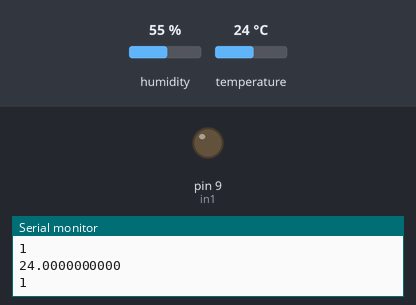
A sketch run on a simulated Arduino Uno, built with avr-gcc and run on an emulated ATmega328P. On the bench: output pins drawn as LEDs (lit = HIGH), the last lines printed to the serial monitor. The test bench sets the inputs (shaded band); at power-on: temperature 24 °C, humidity 55 %.

Above: at 10.8 s.
10.9 s: temperature set to 37 °C
21.2 s: temperature set to 40 °C
At 31.1 s:
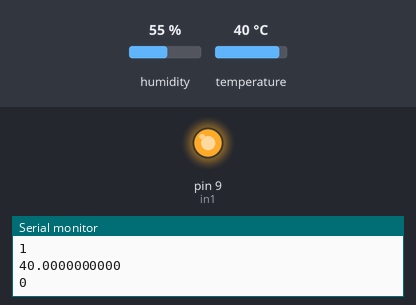
31.6 s: temperature set to 12 °C
At 40.5 s:
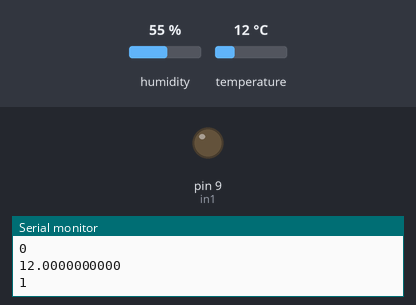
41.6 s: temperature set to 41 °C
At 51.1 s:
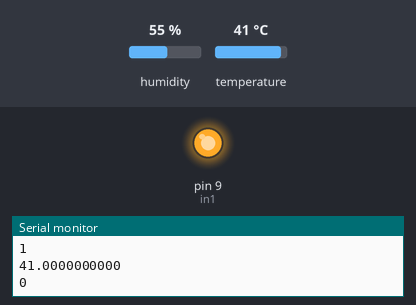
Timing chart, 0 to 52.6 s (numbered marks = the images above; inputs shaded):
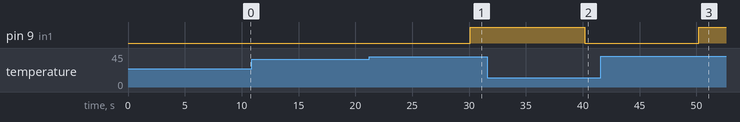

Measured:
- the behaviour switches between 38 and 39 °C on temperature (found by bisection; images 0 and 1)
- after the input at 21.2 s, pin 9 (in1): LOW → HIGH after 8.9 s
- after the input at 31.6 s, pin 9 (in1): HIGH → LOW after 8.6 s
- after the input at 41.6 s, pin 9 (in1): LOW → HIGH after 8.6 s

The sketch:

incubator.ino
```cpp
#include <dht.h>

dht DHT;
int in1 = 9;


#define DHT11_PIN 7
#define PrimeTarget 37.5

double tempUpperBound  = (PrimeTarget + 1.5);
double tempLowerBound  = (PrimeTarget - 1.5);

unsigned long seconds = 1000L; // !!! SEE THE CAPITAL "L" USED!!!
unsigned long minutes = seconds * 60;
unsigned long hours = minutes * 60;

bool switchOn = false;


void SetTemperatureBond() {
  tempUpperBound = PrimeTarget + 1.5;
  tempLowerBound = PrimeTarget - 1.5;
}

void setup() {

  //set temperatre bounds

  SetTemperatureBond();

  pinMode(in1, OUTPUT);
  digitalWrite(in1, LOW);

  Serial.begin(9600);
  //Serial.flush();

}

void LcdNotification()
{
  Serial.println(DHT.temperature, DEC);
  Serial.println(switchOn);
  Serial.println();
  delay(5 * seconds);
}

void temperatureCheck()
{
  double temp = DHT.temperature;

  if (temp <= tempLowerBound) {
    switchOn = true;
  }
  else if (temp >= tempUpperBound) {
    switchOn = false;
  }
}

void WarmingLoop()
{
  while (switchOn) {
    digitalWrite(in1, HIGH);
    temperatureCheck();
  }
}

void loop() {

  LcdNotification();
  temperatureCheck();

  if (switchOn == true)
  {
    digitalWrite(in1, LOW);
  }
  else if (switchOn == false) // if temp is greater than or equal to the upper bound, switch off
  {
    digitalWrite(in1, HIGH);
  }


  //check the temperature
  int chk = DHT.read11(DHT11_PIN);
  double temp = DHT.temperature;


/*
  digitalWrite(in1, LOW);
  int chk = DHT.read11(DHT11_PIN);
  Serial.print("Temperature = ");
  Serial.print(DHT.temperature);


  Serial.print("Humidity = ");
  Serial.print(DHT.humidity);

  delay(2500);

  digitalWrite(in1, HIGH);
  delay(1000);
  digitalWrite(in1, LOW   );
  */
  //check if temperature is in between the bounds

 /*
  //if the temperture is less than the lower bound, turn on the lamp
  if (temp <= tempLowerBound)
  {
    digitalWrite(in1, HIGH);
  }
  else if (temp >= tempUpperBound) // if temp is greater than or equal to the upper bound, switch off
  {
    digitalWrite(in1, LOW);
  }

  delay(2 * minutes);*/

}
```
